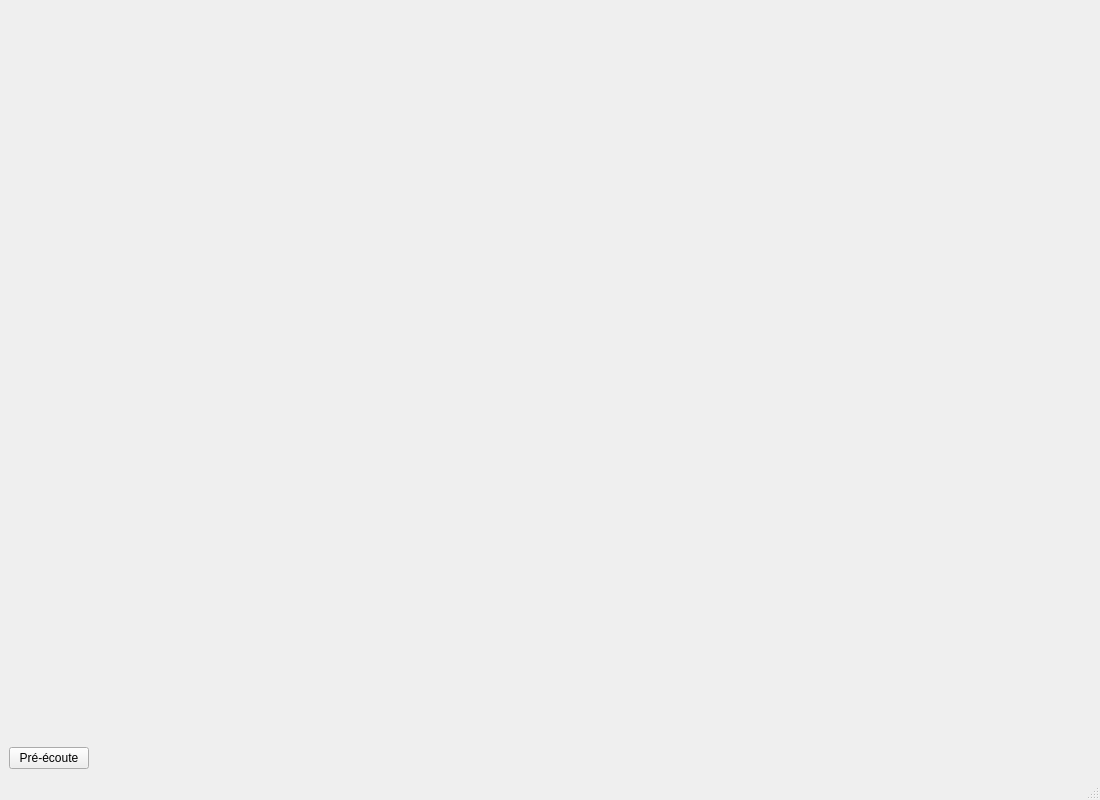
<?xml version="1.0" encoding="UTF-8"?>
<ui version="4.0">
 <class>FenetrePrincipale</class>
 <widget class="QMainWindow" name="FenetrePrincipale">
  <property name="geometry">
   <rect>
    <x>0</x>
    <y>0</y>
    <width>1100</width>
    <height>800</height>
   </rect>
  </property>
  <property name="windowTitle">
   <string>MachinCast</string>
  </property>
  <widget class="QWidget" name="centre">
   <layout class="QVBoxLayout" name="disposition">
    <item>
     <widget class="QTabWidget" name="onglets">
      <property name="documentMode">
       <bool>true</bool>
      </property>
     </widget>
    </item>
    <item>
     <layout class="QHBoxLayout" name="pied">
      <item>
       <widget class="QPushButton" name="preecouter_l_antenne">
        <property name="toolTip">
         <string>Écouter l'antenne sur la sortie de pré-écoute, aussitôt</string>
        </property>
        <property name="text">
         <string>Pré-écoute</string>
        </property>
       </widget>
      </item>
      <item>
       <spacer name="pousser_le_pied">
        <property name="orientation">
         <enum>Qt::Orientation::Horizontal</enum>
        </property>
        <property name="sizeHint" stdset="0">
         <size>
          <width>0</width>
          <height>0</height>
         </size>
        </property>
       </spacer>
      </item>
     </layout>
    </item>
   </layout>
  </widget>
  <widget class="QStatusBar" name="barre_d_etat"/>
 </widget>
 <resources/>
 <connections/>
</ui>
